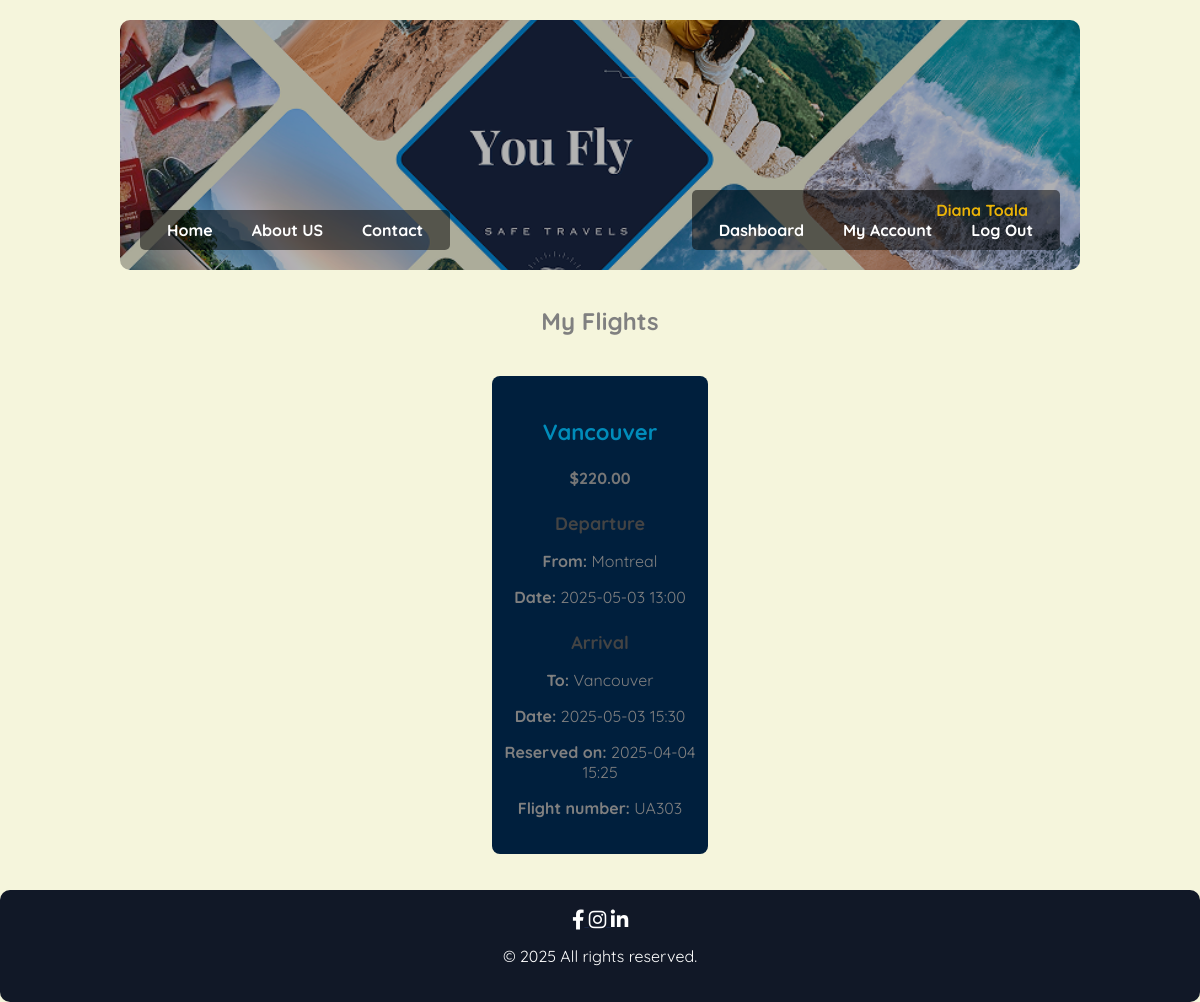
The app's page /pages/dashboard.php (signed in) with its own data.
### tables this page shows
CREATE TABLE `reservations` (
  `reservation_id` int(11) NOT NULL,
  `user_id` int(11) NOT NULL,
  `flight_id` int(11) NOT NULL,
  `reservation_date` datetime NOT NULL,
  `status` varchar(50) NOT NULL,
  `payment_status` varchar(50) NOT NULL,
  `created_at` datetime DEFAULT current_timestamp(),
  `updated_at` datetime DEFAULT current_timestamp() ON UPDATE current_timestamp()
);

CREATE TABLE `flights` (
  `flight_id` int(11) NOT NULL,
  `flight_number` varchar(50) NOT NULL,
  `departure_airport` varchar(100) NOT NULL,
  `arrival_airport` varchar(100) NOT NULL,
  `departure_date` datetime NOT NULL,
  `arrival_date` datetime NOT NULL,
  `price` decimal(10,2) NOT NULL,
  `available_seats` int(11) NOT NULL,
  `created_at` datetime DEFAULT current_timestamp(),
  `updated_at` datetime DEFAULT current_timestamp() ON UPDATE current_timestamp(),
  `picture` varchar(50) NOT NULL
);

### pages/dashboard.php (the view, shortened to what this page needs)
<?php
include '../includes/db.php';
$user_id = $_SESSION['user_id'] ?? null;
include '../includes/header-member.php';
$sql = "SELECT r.*, f.flight_number, f.departure_airport, f.arrival_airport, f.departure_date, f.arrival_date, f.price
        FROM reservations r
        JOIN flights f ON r.flight_id = f.flight_id
        WHERE r.user_id = :user_id
        ORDER BY r.reservation_date DESC";
$stmt = $pdo->prepare($sql);
$stmt->execute(['user_id' => $user_id]);
$reservations = $stmt->fetchAll();
?>
<link rel="stylesheet" href="../css/main.css">
<div class="register-container_dash">
    <h2>My Flights</h2>
    <?php if (count($reservations) === 0): ?>
        <div class="no-flights">
            <h1>No flights on your dashboard yet</h1>
        </div>
    <?php else: ?>
        <div class="flights-grid_hash">
            <?php foreach ($reservations as $flight): ?>
                <div class="flight-card">
                    <div class="card-header">
                        <h3 class="flight-number"><?= htmlspecialchars($flight['arrival_airport']) ?></h3>
                        <p class="price">$<?= number_format($flight['price'], 2, '.', ',') ?></p>
                    </div>
                    <div class="card-body">
                        <div class="departure">
                            <h4>Departure</h4>
                            <p><strong>From:</strong> <?= htmlspecialchars($flight['departure_airport']) ?></p>
                            <p><strong>Date:</strong> <?= date('Y-m-d H:i', strtotime($flight['departure_date'])) ?></p>
                        </div>
                        <div class="departure">
                            <h4>Arrival</h4>
                            <p><strong>To:</strong> <?= htmlspecialchars($flight['arrival_airport']) ?></p>
                            <p><strong>Date:</strong> <?= date('Y-m-d H:i', strtotime($flight['arrival_date'])) ?></p>
                        </div>
                    </div>
                    <div class="card-footer">
                        <p><strong>Reserved on:</strong> <?= date('Y-m-d H:i', strtotime($flight['reservation_date'])) ?></p>
                        <p><strong>Flight number:</strong> <?= $flight['flight_number'] ?></p>
                    </div>
                </div>
            <?php endforeach; ?>
        </div>
    <?php endif; ?>
</div>
<?php include '../includes/footer.php'; ?>

### css/main.css (style rules this page uses)
html, body { margin : 0; }
body { background-color : #f5f5dcff; font-family : 'Quicksand', sans-serif; color : gray; text-align : center; }
.flight-number { font-size: 22px; font-weight: bold; color: #333; }
.price { font-size: 20px; font-weight: bold; color: #28a745; }
.departure, .arrival { margin-bottom: 10px; }
.departure h4 { font-size: 18px; color: #444; margin-bottom: 5px; }
.price { font-size: 16px; color: #777; margin: 4px 0; }
.register-container_dash { margin: 3% auto; width: 90%; }
.flights-grid_hash { display: flex; flex-wrap: wrap; gap: 20px; justify-content: center; }
.flight-card { background-color: #001f3d !important; width: 20%; padding: 20px 0; margin-top: 5%; margin-top: 20px; border-radius: 8px; }
.flight-number { color: #008CBA; }

### records on screen
reservations: flight.arrival_airport "Vancouver", flight.price "220.00", flight.departure_airport "Montreal", flight.departure_date "2025-05-03 13:00", flight.arrival_date "2025-05-03 15:30", reservation_date "2025-04-04 15:25", flight.flight_number "UA303"

### other values on screen
$fullname "Diana Toala"
